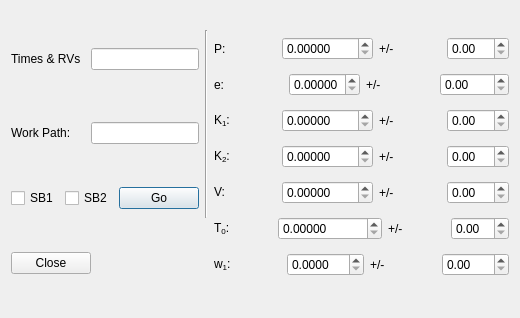
<?xml version="1.0" encoding="UTF-8"?>
<ui version="4.0">
 <class>OrbitFit</class>
 <widget class="QDialog" name="OrbitFit">
  <property name="geometry">
   <rect>
    <x>0</x>
    <y>0</y>
    <width>520</width>
    <height>318</height>
   </rect>
  </property>
  <property name="windowTitle">
   <string>Dialog</string>
  </property>
  <layout class="QGridLayout" name="gridLayout">
   <item row="0" column="0">
    <layout class="QHBoxLayout" name="horizontalLayout">
     <item>
      <widget class="QLabel" name="label_2">
       <property name="text">
        <string>Times &amp; RVs</string>
       </property>
      </widget>
     </item>
     <item>
      <widget class="QLineEdit" name="lineEdit">
       <property name="sizePolicy">
        <sizepolicy hsizetype="Maximum" vsizetype="Fixed">
         <horstretch>0</horstretch>
         <verstretch>0</verstretch>
        </sizepolicy>
       </property>
      </widget>
     </item>
    </layout>
   </item>
   <item row="0" column="1" rowspan="3">
    <widget class="Line" name="line">
     <property name="orientation">
      <enum>Qt::Vertical</enum>
     </property>
    </widget>
   </item>
   <item row="0" column="2" rowspan="4">
    <layout class="QVBoxLayout" name="verticalLayout">
     <item>
      <layout class="QHBoxLayout" name="horizontalLayout_3">
       <item>
        <widget class="QLabel" name="label">
         <property name="text">
          <string>P:</string>
         </property>
        </widget>
       </item>
       <item>
        <widget class="QDoubleSpinBox" name="doubleSpinBox">
         <property name="decimals">
          <number>5</number>
         </property>
         <property name="maximum">
          <double>9999.989999999999782</double>
         </property>
        </widget>
       </item>
       <item>
        <widget class="QLabel" name="label_9">
         <property name="text">
          <string>+/-</string>
         </property>
        </widget>
       </item>
       <item>
        <widget class="QDoubleSpinBox" name="doubleSpinBox_8"/>
       </item>
      </layout>
     </item>
     <item>
      <layout class="QHBoxLayout" name="horizontalLayout_4">
       <item>
        <widget class="QLabel" name="label_3">
         <property name="text">
          <string>e:</string>
         </property>
        </widget>
       </item>
       <item>
        <widget class="QDoubleSpinBox" name="doubleSpinBox_2">
         <property name="decimals">
          <number>5</number>
         </property>
         <property name="maximum">
          <double>1.000000000000000</double>
         </property>
        </widget>
       </item>
       <item>
        <widget class="QLabel" name="label_10">
         <property name="text">
          <string>+/-</string>
         </property>
        </widget>
       </item>
       <item>
        <widget class="QDoubleSpinBox" name="doubleSpinBox_9"/>
       </item>
      </layout>
     </item>
     <item>
      <layout class="QHBoxLayout" name="horizontalLayout_5">
       <item>
        <widget class="QLabel" name="label_4">
         <property name="text">
          <string>&lt;html&gt;&lt;head/&gt;&lt;body&gt;&lt;p&gt;K&lt;span style=&quot; vertical-align:sub;&quot;&gt;1&lt;/span&gt;:&lt;/p&gt;&lt;/body&gt;&lt;/html&gt;</string>
         </property>
        </widget>
       </item>
       <item>
        <widget class="QDoubleSpinBox" name="doubleSpinBox_3">
         <property name="decimals">
          <number>5</number>
         </property>
         <property name="maximum">
          <double>9999.989999999999782</double>
         </property>
        </widget>
       </item>
       <item>
        <widget class="QLabel" name="label_11">
         <property name="text">
          <string>+/-</string>
         </property>
        </widget>
       </item>
       <item>
        <widget class="QDoubleSpinBox" name="doubleSpinBox_10"/>
       </item>
      </layout>
     </item>
     <item>
      <layout class="QHBoxLayout" name="horizontalLayout_6">
       <item>
        <widget class="QLabel" name="label_5">
         <property name="text">
          <string>&lt;html&gt;&lt;head/&gt;&lt;body&gt;&lt;p&gt;K&lt;span style=&quot; vertical-align:sub;&quot;&gt;2&lt;/span&gt;:&lt;/p&gt;&lt;/body&gt;&lt;/html&gt;</string>
         </property>
        </widget>
       </item>
       <item>
        <widget class="QDoubleSpinBox" name="doubleSpinBox_4">
         <property name="decimals">
          <number>5</number>
         </property>
         <property name="maximum">
          <double>9999.989999999999782</double>
         </property>
        </widget>
       </item>
       <item>
        <widget class="QLabel" name="label_12">
         <property name="text">
          <string>+/-</string>
         </property>
        </widget>
       </item>
       <item>
        <widget class="QDoubleSpinBox" name="doubleSpinBox_11"/>
       </item>
      </layout>
     </item>
     <item>
      <layout class="QHBoxLayout" name="horizontalLayout_7">
       <item>
        <widget class="QLabel" name="label_6">
         <property name="text">
          <string>&lt;html&gt;&lt;head/&gt;&lt;body&gt;&lt;p&gt;V:&lt;/p&gt;&lt;/body&gt;&lt;/html&gt;</string>
         </property>
        </widget>
       </item>
       <item>
        <widget class="QDoubleSpinBox" name="doubleSpinBox_5">
         <property name="decimals">
          <number>5</number>
         </property>
         <property name="maximum">
          <double>9999.989999999999782</double>
         </property>
        </widget>
       </item>
       <item>
        <widget class="QLabel" name="label_13">
         <property name="text">
          <string>+/-</string>
         </property>
        </widget>
       </item>
       <item>
        <widget class="QDoubleSpinBox" name="doubleSpinBox_12"/>
       </item>
      </layout>
     </item>
     <item>
      <layout class="QHBoxLayout" name="horizontalLayout_8">
       <item>
        <widget class="QLabel" name="label_7">
         <property name="text">
          <string>&lt;html&gt;&lt;head/&gt;&lt;body&gt;&lt;p&gt;T&lt;span style=&quot; vertical-align:sub;&quot;&gt;0&lt;/span&gt;:&lt;/p&gt;&lt;/body&gt;&lt;/html&gt;</string>
         </property>
        </widget>
       </item>
       <item>
        <widget class="QDoubleSpinBox" name="doubleSpinBox_6">
         <property name="decimals">
          <number>5</number>
         </property>
         <property name="maximum">
          <double>9999999.990000000223517</double>
         </property>
        </widget>
       </item>
       <item>
        <widget class="QLabel" name="label_14">
         <property name="text">
          <string>+/-</string>
         </property>
        </widget>
       </item>
       <item>
        <widget class="QDoubleSpinBox" name="doubleSpinBox_13"/>
       </item>
      </layout>
     </item>
     <item>
      <layout class="QHBoxLayout" name="horizontalLayout_9">
       <item>
        <widget class="QLabel" name="label_8">
         <property name="text">
          <string>&lt;html&gt;&lt;head/&gt;&lt;body&gt;&lt;p&gt;w&lt;span style=&quot; vertical-align:sub;&quot;&gt;1&lt;/span&gt;:&lt;/p&gt;&lt;/body&gt;&lt;/html&gt;</string>
         </property>
        </widget>
       </item>
       <item>
        <widget class="QDoubleSpinBox" name="doubleSpinBox_7">
         <property name="decimals">
          <number>4</number>
         </property>
         <property name="maximum">
          <double>999.990000000000009</double>
         </property>
        </widget>
       </item>
       <item>
        <widget class="QLabel" name="label_15">
         <property name="text">
          <string>+/-</string>
         </property>
        </widget>
       </item>
       <item>
        <widget class="QDoubleSpinBox" name="doubleSpinBox_14"/>
       </item>
      </layout>
     </item>
    </layout>
   </item>
   <item row="1" column="0">
    <layout class="QHBoxLayout" name="horizontalLayout_10">
     <item>
      <widget class="QLabel" name="label_16">
       <property name="text">
        <string>Work Path:</string>
       </property>
      </widget>
     </item>
     <item>
      <widget class="QLineEdit" name="lineEdit_2">
       <property name="sizePolicy">
        <sizepolicy hsizetype="Maximum" vsizetype="Fixed">
         <horstretch>0</horstretch>
         <verstretch>0</verstretch>
        </sizepolicy>
       </property>
      </widget>
     </item>
    </layout>
   </item>
   <item row="2" column="0">
    <layout class="QHBoxLayout" name="horizontalLayout_2">
     <item>
      <widget class="QCheckBox" name="checkBox">
       <property name="text">
        <string>SB1</string>
       </property>
      </widget>
     </item>
     <item>
      <widget class="QCheckBox" name="checkBox_2">
       <property name="text">
        <string>SB2</string>
       </property>
      </widget>
     </item>
     <item>
      <widget class="QPushButton" name="pushButton_2">
       <property name="sizePolicy">
        <sizepolicy hsizetype="Maximum" vsizetype="Fixed">
         <horstretch>0</horstretch>
         <verstretch>0</verstretch>
        </sizepolicy>
       </property>
       <property name="text">
        <string>Go</string>
       </property>
      </widget>
     </item>
    </layout>
   </item>
   <item row="3" column="0">
    <widget class="QPushButton" name="pushButton">
     <property name="sizePolicy">
      <sizepolicy hsizetype="Maximum" vsizetype="Fixed">
       <horstretch>0</horstretch>
       <verstretch>0</verstretch>
      </sizepolicy>
     </property>
     <property name="text">
      <string>Close</string>
     </property>
    </widget>
   </item>
  </layout>
 </widget>
 <resources/>
 <connections>
  <connection>
   <sender>pushButton</sender>
   <signal>clicked()</signal>
   <receiver>OrbitFit</receiver>
   <slot>close()</slot>
   <hints>
    <hint type="sourcelabel">
     <x>194</x>
     <y>260</y>
    </hint>
    <hint type="destinationlabel">
     <x>276</x>
     <y>258</y>
    </hint>
   </hints>
  </connection>
 </connections>
</ui>
